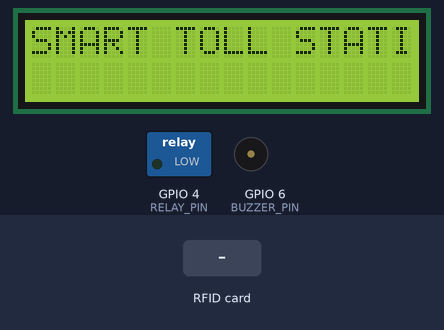
This sketch was run on a simulated ESP32-S3. On the bench: 16×2 character LCD, switched loads named in the sketch (green lamp = pin HIGH), buzzer (waves = sounding). The inputs (shaded band) are chosen by the test bench. WiFi joins after 1.5 s; servers stay silent unless stated; uploads are accepted with an empty reply; what the sketch prints to the serial monitor is not drawn.

Above: at 1.7 s.
At 6.1 s:
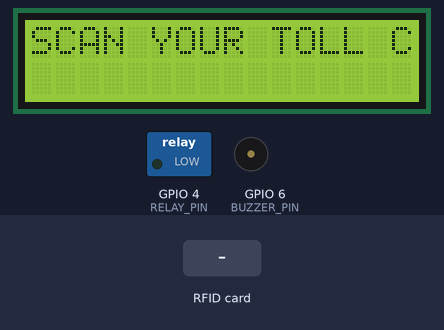
6.2 s: RFID card C3 48 0A 2A held to the reader
At 6.52 s:
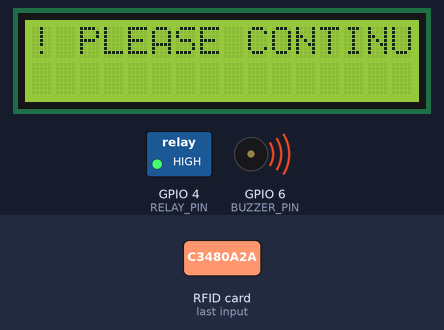
At 7.6 s:
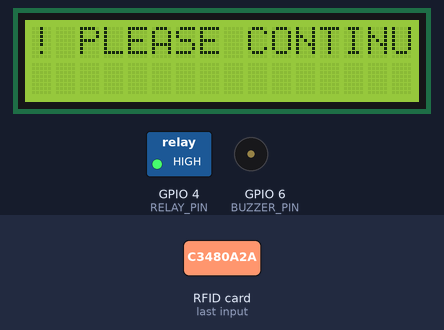
Timing chart, 0 to 13.9 s (numbered marks = the images above; inputs shaded):
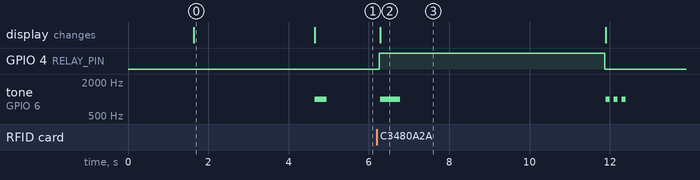

Measured:
- after the input at 6.2 s, GPIO 4 (RELAY_PIN): LOW → HIGH after 0.06 s, → LOW 5.6 s later; tone on GPIO 6 (BUZZER_PIN): plays 1000 Hz for 0.50 s, 1000 Hz for 0.10 s, 1000 Hz for 0.10 s, 1000 Hz for 0.10 s, starting after 0.08 s; the display: changes after 0.08 s (image 2)
- what the display in image 0 shows lasts 3.1 s, from 1.6 s to 4.7 s

The sketch:

SmartTollStation.ino
```cpp
#include <WiFi.h>
#include <HTTPClient.h>
#include <Wire.h>
#include <LiquidCrystal_I2C.h>
#include <SPI.h>
#include <MFRC522.h>

#define SS_PIN 10
#define RST_PIN 9
#define BUZZER_PIN 6
#define RELAY_PIN 4

#define I2C_SDA 3
#define I2C_SCL 1
#define SPI_SCK 12
#define SPI_MISO 13
#define SPI_MOSI 11

// Khai báo đối tượng
LiquidCrystal_I2C lcd(0x27, 16, 2);
MFRC522 mfrc522(SS_PIN, RST_PIN);

// Danh sách thẻ hợp lệ
byte Name1[4] = {0xC3, 0x48, 0x0A, 0x2A};
byte Name2[4] = {0x01, 0x06, 0x78, 0x7B};

// Thông tin người dùng
bool isLocked = false;

// Cấu trúc lưu trữ thông tin người dùng
struct UserInfo {
  String uid;        // UID của thẻ RFID
  String ten;        // Tên người dùng
  String sdt;        // Số điện thoại
  String biensoxe;   // Biển số xe
};

// Danh sách người dùng đã được setup sẵn (UID, tên, số điện thoại, biển số xe)
UserInfo users[] = {
  {"C3480A2A", "NguyenNhatNam", "0901234567", "51A-JQKA"},
  {"Ha05", "NguyenHaha", "0987654321", "51B-54321"}
};

// Thông tin WiFi
const char* ssid = "PHAKE COFFEE 1";         // Thay bằng tên WiFi của bạn
const char* password = "phake789";        // Thay bằng mật khẩu WiFi của bạn

// URL cơ sở của Google Apps Script
const String baseURL = "https://script.google.com/macros/s/AKfycbylX52Je28uc7C4d5OeoLA2b-P-3FpDAIqPfXTTjUHhQ6Murl9E6zj3Uy1KHayvAvAvoA/exec";

// Hàm tìm thông tin người dùng dựa vào UID
UserInfo* findUserByUID(String uid) {
  int len = sizeof(users) / sizeof(users[0]);
  for (int i = 0; i < len; i++) {
    if (users[i].uid.equalsIgnoreCase(uid)) {
      return &users[i];
    }
  }
  return NULL;
}

// Hàm mã hóa URL để đảm bảo dữ liệu được gửi đúng định dạng
String URLEncode(String str) {
  String encoded = "";
  char temp[3];
  for (unsigned int i = 0; i < str.length(); i++) {
    char c = str.charAt(i);
    if (isalnum(c) || c == '-' || c == '_' || c == '.' || c == '~') {
      encoded += c;
    } else {
      sprintf(temp, "%%%02X", c);
      encoded += temp;
    }
  }
  return encoded;
}

// Hàm xây dựng URL động dựa trên thông tin người dùng
String buildDynamicURL(const UserInfo& user) {
  String url = baseURL;
  url += "?sts=reg";
  url += "&uid=" + URLEncode(user.uid);
  url += "&ten=" + URLEncode(user.ten);
  url += "&sdt=" + URLEncode(user.sdt);
  url += "&biensoxe=" + URLEncode(user.biensoxe);
  return url;
}

void setup() {
  Serial.begin(9600);

  // Khởi tạo SPI với chân custom
  SPI.begin(SPI_SCK, SPI_MISO, SPI_MOSI, SS_PIN);
  mfrc522.PCD_Init();

  // Khởi tạo I2C LCD với chân custom
  Wire.begin(I2C_SDA, I2C_SCL, 10000000);

  // Kết nối Wifi
  WiFi.begin(ssid, password);
  Serial.print("Connecting to WiFi: ");
  while (WiFi.status() != WL_CONNECTED) {
  delay(500);
  Serial.print(".");
  }

  Serial.println("\nWiFi connected");
  Serial.print("IP Address: ");
  Serial.println(WiFi.localIP());

  lcd.init();
  lcd.backlight();
  lcd.setCursor(0, 0);
  lcd.print("SMART TOLL STATION");
  delay(3000);
  lcd.clear();
  lcd.print("SCAN YOUR TOLL CARD");

  // Khởi tạo chân
  pinMode(BUZZER_PIN, OUTPUT);
  pinMode(RELAY_PIN, OUTPUT);
  digitalWrite(RELAY_PIN, LOW);

  // Báo hiệu khởi động xong
  tone(BUZZER_PIN, 1000);
  delay(300);
  noTone(BUZZER_PIN);
}

void loop() {
  if (!mfrc522.PICC_IsNewCardPresent()) {
    delay(50);
    return;
  }

  if (!mfrc522.PICC_ReadCardSerial()) {
    delay(50);
    return;
  }

  String uidString = "";
  for (byte i = 0; i < mfrc522.uid.size; i++) {
    if (mfrc522.uid.uidByte[i] < 0x10) uidString += "0";
    uidString += String(mfrc522.uid.uidByte[i], HEX);
  }
  uidString.toUpperCase();

  Serial.print("RFID Card UID: ");
  Serial.println(uidString);

  UserInfo* userInfo = findUserByUID(uidString);

  String requestURL = "";

  if (userInfo != NULL) {
    // Gửi dữ liệu đầy đủ nếu UID trùng
    requestURL = buildDynamicURL(*userInfo);
    lcd.clear();
    lcd.print("Welcome, ");
    lcd.setCursor(0, 1);
    lcd.print(userInfo->ten);
    lockDoor();
  } else {
    // Gửi UID mới nếu không tìm thấy
    requestURL = baseURL + "?sts=new&uid=" + URLEncode(uidString);
    lcd.clear();
    lcd.print("! UNKNOWN CARD !");
    Deniedbuzz(3);
    delay(1000);
    lcd.clear();
    lcd.print("SCAN YOUR TOLL CARD");
  }

  // Gửi dữ liệu lên server
  if (WiFi.status() == WL_CONNECTED) {
    HTTPClient http;
    http.begin(requestURL);
    int httpCode = http.GET();

    if (httpCode > 0) {
      String response = http.getString();
      Serial.print("Response: ");
      Serial.println(response);
    } else {
      Serial.print("HTTP Request failed: ");
      Serial.println(http.errorToString(httpCode));
    }

    http.end();
  } else {
    Serial.println("WiFi not connected");
  }

  mfrc522.PICC_HaltA();
  mfrc522.PCD_StopCrypto1();
  delay(2000);
}


void lockDoor() {
  isLocked = true;
  digitalWrite(RELAY_PIN, HIGH);
  lcd.clear();
  lcd.print("! PLEASE CONTINUE !");
  Accessbuzz(1);
  delay(5000);
  unlockDoor();
}


void unlockDoor() {
  isLocked = false;
  digitalWrite(RELAY_PIN, LOW);
  lcd.clear();
  lcd.print("SCAN YOUR TOLL CARD");
  Deniedbuzz(3);
}

void Accessbuzz(int times) {
  for (int i = 0; i < times; i++) {
    tone(BUZZER_PIN, 1000);
    delay(500);
    noTone(BUZZER_PIN);
    delay(100);
  }
}

void Deniedbuzz(int times) {
  for (int i = 0; i < times; i++) {
    tone(BUZZER_PIN, 1000);
    delay(100);
    noTone(BUZZER_PIN);
    delay(100);
  }
}
```
